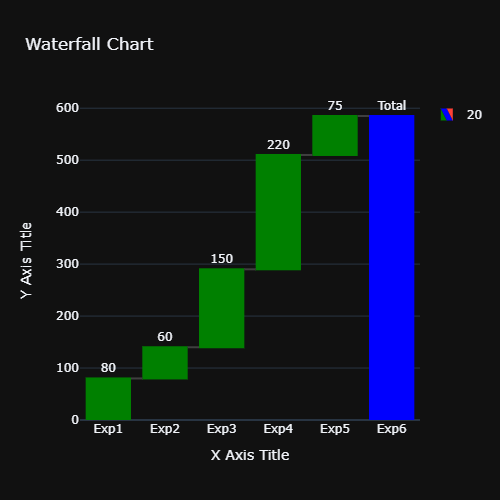

Here is the Python script that generated this plot:
import plotly.graph_objects as go

fig = go.Figure(go.Waterfall(
    name = "20",
    orientation = "v",
    measure = ["relative", "relative", "relative", "relative", "relative", "total"],
    x = ["Exp1", "Exp2", "Exp3", "Exp4", "Exp5", "Exp6"],
    textposition = "outside",
    text = ["80", "60", "150", "220", "75", "Total"],
    y = [80, +60, 150, 220, 75, 0  ],
    connector = {"line":{"color":"rgb(63, 63, 63)"}},
    increasing = {"marker":{"color":"green"}},
    totals = {"marker":{"color":"blue"}}
))

fig.update_layout(
        title = "Waterfall Chart",
        showlegend = True ,
        xaxis_title='X Axis Title',
        yaxis_title='Y Axis Title',
        width=500,
        height=500,
)
fig.layout.template = 'plotly_dark'
fig.show()
